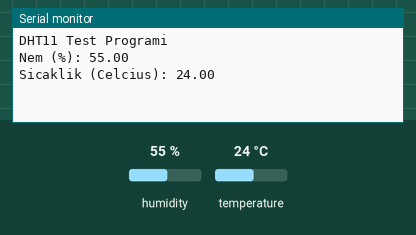
A sketch run on a simulated ESP8266 (NodeMCU). Parts: the last lines printed to the serial monitor. Inputs (shaded band) come from the test bench; at power-on: humidity 55 %, temperature 24 °C.

Above: at 3.2 s.
3.3 s: humidity set to 22 %
At 4.8 s:
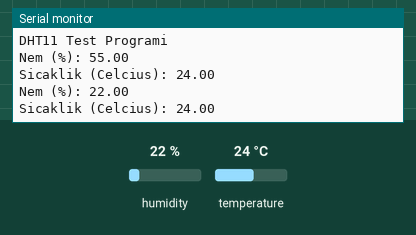
6.0 s: temperature set to 12 °C
At 7.3 s:
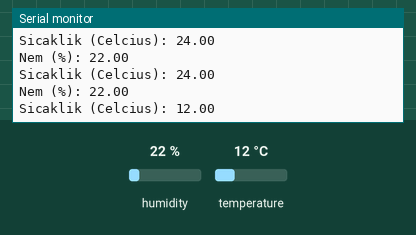
8.7 s: humidity set to 40 %
At 10.8 s:
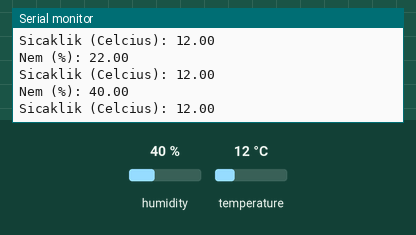
Timing chart, 0 to 12.3 s (numbered marks = the images above; inputs shaded):
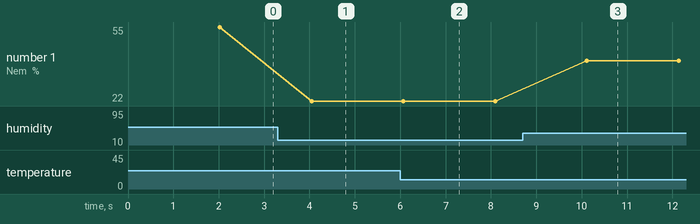

Measured:
- after the input at 3.3 s, the serial monitor: prints a new line after 0.75 s (image 1)
- after the input at 6.0 s, the serial monitor: prints a new line after 0.07 s (image 2)
- after the input at 8.7 s, the serial monitor: prints a new line after 1.4 s (image 3)
- plotted number 1: 55 → 22 after the input at 3.3 s, 22 → 40 after the input at 8.7 s

The sketch:

ornek7_DHT11.ino
```cpp
// DHT11 sensorunu okuma, seri porttan haberlesme
//********************************************************
#include <dht11.h>  // dht11 kütüphanesini ekliyoruz.
#define DHT11PIN D1 // DHT11PIN olarak Dijital 1'yi belirliyoruz.

dht11 DHT11;        // DHT11 nesnesini olusturuyoruz
//********************************************************
void setup()
{
  Serial.begin(9600); // Seri iletişimi başlatıyoruz.
  delay(2000);        // 2sn bekleme
  Serial.println("DHT11 Test Programi");  // seri porttan bilgilendirme
}
//********************************************************
void loop()
{
  DHT11.read(DHT11PIN);   // sensoru oku

  // Sensörden gelen verileri serial monitörde yazdırıyoruz.
  Serial.print("Nem (%): ");
  Serial.println((float)DHT11.humidity, 2);

  Serial.print("Sicaklik (Celcius): ");
  Serial.println((float)DHT11.temperature, 2);

  // 2 saniye bekliyoruz. 2 saniyede bir veriler ekrana yazdırılacak.
  delay(2000);

}
```
